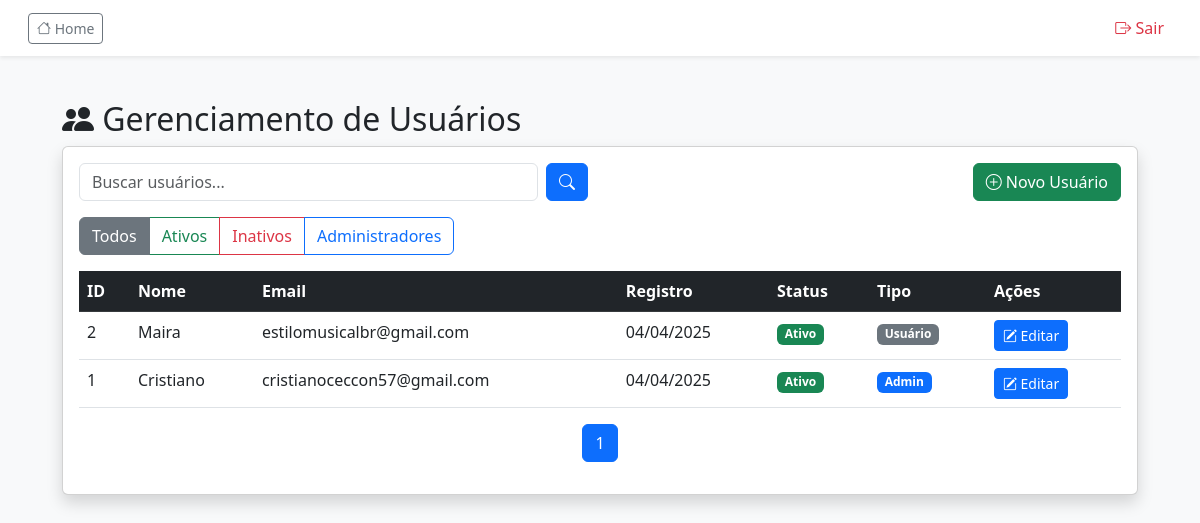
Page /admin/usuarios (signed in) on the committed database.
### app.py (models this page shows, shortened)
class User(db.Model, UserMixin):
    __tablename__ = 'users'
    id = db.Column(db.Integer, primary_key=True)
    nome = db.Column(db.String(100), nullable=False)
    email = db.Column(db.String(100), unique=True, nullable=False)
    senha_hash = db.Column(db.String(128), nullable=False)
    telefone = db.Column(db.String(20))
    endereco = db.Column(db.String(200))
    bairro = db.Column(db.String(100))
    cidade = db.Column(db.String(100))
    estado = db.Column(db.String(2))
    cep = db.Column(db.String(10))
    data_nascimento = db.Column(db.Date)
    data_registro = db.Column(db.DateTime, default=datetime.utcnow)
    ativo = db.Column(db.Boolean, default=True, nullable=False)
    is_admin = db.Column(db.Boolean, default=False, nullable=False)
    ultimo_login = db.Column(db.DateTime)
    email_confirmado = db.Column(db.Boolean, default=False)
    avatar = db.Column(db.String(200))
    prime_code = db.Column(db.String(50))
    indicador_id = db.Column(db.Integer, db.ForeignKey('users.id'))
    desconto_prime = db.Column(db.Float, default=0.0)
    saldo_comissoes = db.Column(db.Float, default=0.0)
    indicado_por = db.relationship('User', remote_side=[id], backref='indicados')
    comissoes_recebidas = db.relationship('Comissao', foreign_keys='Comissao.indicador_id', back_populates='indicador', lazy=True)
    pedidos = db.relationship('Pedido', backref='usuario', lazy=True)

### app.py (the view, shortened to what this page needs)
@app.route('/admin/usuarios')
@login_required
def admin_usuarios():
    if not current_user.is_admin:
        abort(403)
    page = request.args.get('page', 1, type=int)
    search = request.args.get('search', '').strip()
    status = request.args.get('status', 'todos')
    query = User.query
    if search:
        query = query.filter(
            (User.nome.ilike(f'%{search}%')) |
            (User.email.ilike(f'%{search}%'))
        )
    usuarios = query.order_by(User.data_registro.desc()).paginate(page=page, per_page=20)
    return render_template('admin_usuarios.html', usuarios=usuarios, search=search, status=status)

### app.py (called while the page is built)
@login_manager.user_loader
def load_user(user_id):
    return db.session.get(User, int(user_id))

@app.context_processor
def inject_cart_total():
    cart_total = sum(item['quantidade'] for item in session.get('carrinho', {}).values())
    return {'cart_total_items': cart_total}

@app.before_request
def proteger_sessao():
    session.modified = True
    if 'carrinho' not in session:
        session['carrinho'] = {}

@app.context_processor
def inject_obter_estoque_produto():
    return {'obter_estoque_produto': obter_estoque_produto}

### templates/admin_usuarios.html (shortened to what this page needs)
{% extends "base.html" %}
{% block content %}
<div class="container mt-4">
    <h2><i class="bi bi-people-fill"></i> Gerenciamento de Usuários</h2>
    <div class="card shadow mb-4">
        <div class="card-body">
            <div class="row mb-3">
                <div class="col-md-6">
                    <form class="d-flex">
                        <input type="text" name="search" class="form-control" placeholder="Buscar usuários..."
                               value="{{ search }}">
                        <button type="submit" class="btn btn-primary ms-2">
                            <i class="bi bi-search"></i>
                        </button>
                    </form>
                </div>
                <div class="col-md-6 text-end">
                    <a href="{{ url_for('admin_novo_usuario') }}" class="btn btn-success">
                        <i class="bi bi-plus-circle"></i> Novo Usuário
                    </a>
                </div>
            </div>
            <div class="btn-group mb-3">
                <a href="{{ url_for('admin_usuarios', status='todos') }}"
                   class="btn btn-outline-secondary {% if status == 'todos' %}active{% endif %}">
                    Todos
                </a>
                <a href="{{ url_for('admin_usuarios', status='ativos') }}"
                   class="btn btn-outline-success {% if status == 'ativos' %}active{% endif %}">
                    Ativos
                </a>
                <a href="{{ url_for('admin_usuarios', status='inativos') }}"
                   class="btn btn-outline-danger {% if status == 'inativos' %}active{% endif %}">
                    Inativos
                </a>
                <a href="{{ url_for('admin_usuarios', status='admins') }}"
                   class="btn btn-outline-primary {% if status == 'admins' %}active{% endif %}">
                    Administradores
                </a>
            </div>
            <div class="table-responsive">
                <table class="table table-hover">
                    <thead class="table-dark">
                        <tr>
                            <th>ID</th>
                            <th>Nome</th>
                            <th>Email</th>
                            <th>Registro</th>
                            <th>Status</th>
                            <th>Tipo</th>
                            <th>Ações</th>
                        </tr>
                    </thead>
                    <tbody>
                        {% for usuario in usuarios.items %}
                        <tr>
                            <td>{{ usuario.id }}</td>
                            <td>{{ usuario.nome }}</td>
                            <td>{{ usuario.email }}</td>
                            <td>{{ usuario.data_registro.strftime('%d/%m/%Y') }}</td>
                            <td>
                                <span class="badge bg-{% if usuario.ativo %}success{% else %}danger{% endif %}">
                                    {% if usuario.ativo %}Ativo{% else %}Inativo{% endif %}
                                </span>
                            </td>
                            <td>
                                {% if usuario.is_admin %}
                                <span class="badge bg-primary">Admin</span>
                                {% else %}
                                <span class="badge bg-secondary">Usuário</span>
                                {% endif %}
                            </td>
                            <td>
                                <a href="{{ url_for('admin_usuario_detalhes', user_id=usuario.id) }}"
                                   class="btn btn-sm btn-primary">
                                    <i class="bi bi-pencil-square"></i> Editar
                                </a>
                            </td>
                        </tr>
                        {% else %}
                        <tr>
                            <td colspan="7" class="text-center py-4">Nenhum usuário encontrado</td>
                        </tr>
                        {% endfor %}
                    </tbody>
                </table>
            </div>
            <nav aria-label="Paginação">
                <ul class="pagination justify-content-center">
                    {% for page_num in usuarios.iter_pages() %}
                        {% if page_num %}
                            <li class="page-item {% if page_num == usuarios.page %}active{% endif %}">
                                <a class="page-link" href="{{ url_for('admin_usuarios', page=page_num, search=search, status=status) }}">{{ page_num }}</a>
                            </li>
                        {% else %}
                            <li class="page-item disabled">
                                <span class="page-link">...</span>
                            </li>
                        {% endif %}
                    {% endfor %}
                </ul>
            </nav>
        </div>
    </div>
</div>
{% endblock %}

### rows in the picture
User: id "2", nome "Maira", email "estilomusicalbr@gmail.com", data_registro "04/04/2025", ativo "Ativo", is_admin "Usuário"
User: id "1", nome "Cristiano", email "cristianoceccon57@gmail.com", data_registro "04/04/2025", ativo "Ativo", is_admin "Admin"

### other values in the picture
{{ page_num }} "1"
